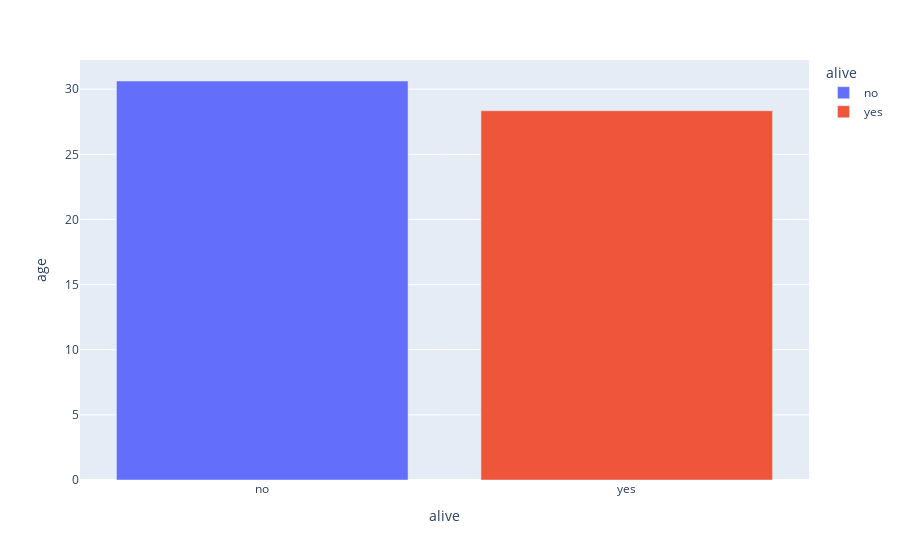

Notebook code for this chart:
### Code cell
px.bar(data_frame=dff, x='alive', y='age', color='alive')

### Figure 1 — Plotly figure (JSON) as saved in the notebook; plotly's stock layout.template omitted (floating-point values rounded to 4 significant figures)
{"data": [{"alignmentgroup": "True", "hovertemplate": "alive=%{x}<br>age=%{y}<extra></extra>", "legendgroup": "no", "marker": {"color": "#636efa", "pattern": {"shape": ""}}, "name": "no", "offsetgroup": "no", "orientation": "v", "showlegend": true, "textposition": "auto", "type": "bar", "x": ["no"], "xaxis": "x", "y": [30.63], "yaxis": "y"}, {"alignmentgroup": "True", "hovertemplate": "alive=%{x}<br>age=%{y}<extra></extra>", "legendgroup": "yes", "marker": {"color": "#EF553B", "pattern": {"shape": ""}}, "name": "yes", "offsetgroup": "yes", "orientation": "v", "showlegend": true, "textposition": "auto", "type": "bar", "x": ["yes"], "xaxis": "x", "y": [28.34], "yaxis": "y"}], "layout": {"autosize": true, "barmode": "relative", "legend": {"title": {"text": "alive"}, "tracegroupgap": 0}, "margin": {"t": 60}, "xaxis": {"anchor": "y", "autorange": true, "categoryarray": ["no", "yes"], "categoryorder": "array", "domain": [0, 1], "range": [-0.5, 1.5], "title": {"text": "alive"}, "type": "category"}, "yaxis": {"anchor": "x", "autorange": true, "domain": [0, 1], "range": [0, 32.24], "title": {"text": "age"}, "type": "linear"}}}
